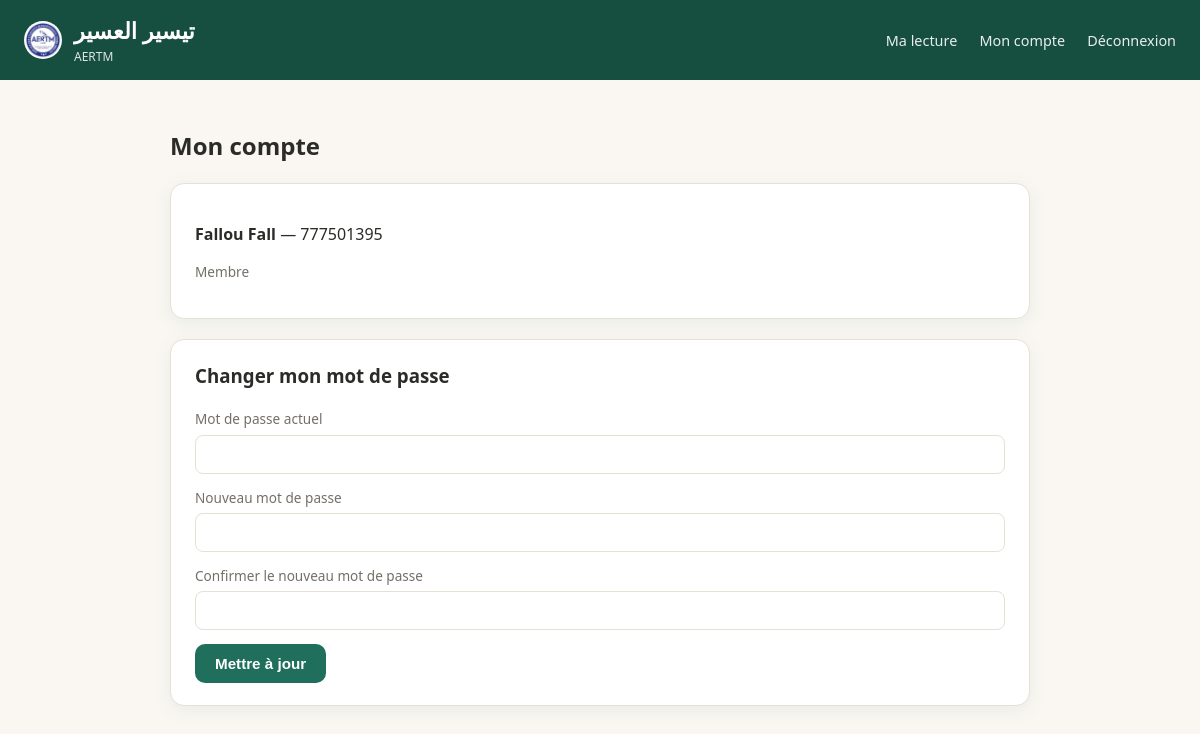
/compte (signed in), run on the app's committed database.
### models.py (models this page shows, shortened)
class Member(db.Model, UserMixin):
    __tablename__ = "members"
    id = db.Column(db.Integer, primary_key=True)
    nom = db.Column(db.String(80), nullable=False)
    prenom = db.Column(db.String(80), nullable=False)
    whatsapp = db.Column(db.String(30), unique=True, nullable=False)
    email = db.Column(db.String(120), nullable=True)
    role = db.Column(db.String(20), nullable=False, default="member")  # "member" | "manager"
    actif = db.Column(db.Boolean, default=True, nullable=False)
    password_hash = db.Column(db.String(255), nullable=False)
    date_ajout = db.Column(db.DateTime, default=datetime.utcnow)
    assignments = db.relationship("Assignment", backref="member", lazy=True)
    confirmations = db.relationship("Confirmation", backref="member", lazy=True)
    reminders = db.relationship("Reminder", backref="member", lazy=True)
    @property
    def is_manager(self) -> bool:
        return self.role == "manager"
    @property
    def full_name(self) -> str:
        return f"{self.prenom} {self.nom}"

### app.py (the view, shortened to what this page needs)
    @app.route("/compte", methods=["GET", "POST"])
    @login_required
    def account():
        return render_template("account.html", config=Config)

### templates/account.html (shortened to what this page needs)
{% extends "base.html" %}
{% block content %}
<h2>Mon compte</h2>
<div class="card">
  <p><strong>{{ current_user.full_name }}</strong> — {{ current_user.whatsapp }}</p>
  <p style="color: var(--color-muted); font-size: 0.85rem;">
    {{ 'Gérant' if current_user.is_manager else 'Membre' }}
  </p>
</div>
<div class="card">
  <h3>Changer mon mot de passe</h3>
  <form method="POST" action="{{ url_for('account') }}">
    <div class="form-group">
      <label for="ancien_mdp">Mot de passe actuel</label>
      <input type="password" id="ancien_mdp" name="ancien_mdp" required>
    </div>
    <div class="form-group">
      <label for="nouveau_mdp">Nouveau mot de passe</label>
      <input type="password" id="nouveau_mdp" name="nouveau_mdp" required>
    </div>
    <div class="form-group">
      <label for="confirmation_mdp">Confirmer le nouveau mot de passe</label>
      <input type="password" id="confirmation_mdp" name="confirmation_mdp" required>
    </div>
    <button type="submit" class="btn">Mettre à jour</button>
  </form>
</div>
{% endblock %}

### static/css/style.css (style rules this page uses)
:root { --color-bg: #faf7f2; --color-surface: #ffffff; --color-primary: #1f6f5c; --color-primary-dark: #164e40; --color-gold: #b8863b; --color-text: #2b2b28; --color-muted: #746f68; --color-border: #e7e0d4; --color-green: #2f9e63; --color-orange: #d98a2b; --color-red: #c94b3f; --color-yellow: #d9b64b; --radius: 14px; --shadow: 0 4px 18px rgba(31, 111, 92, 0.08); font-family: "Segoe UI", "Helvetica Neue", Arial, sans-serif; }
* { box-sizing: border-box; }
body { margin: 0; background: var(--color-bg); color: var(--color-text); line-height: 1.5; }
.card { background: var(--color-surface); border: 1px solid var(--color-border); border-radius: var(--radius); box-shadow: var(--shadow); padding: 22px 24px; margin-bottom: 20px; }
.card h2, .card h3 { margin-top: 0; }
.btn { display: inline-block; border: none; border-radius: 10px; padding: 11px 20px; font-size: 0.95rem; font-weight: 600; cursor: pointer; text-decoration: none; color: #fff; background: var(--color-primary); }
.form-group { margin-bottom: 14px; }
.form-group label { display: block; font-size: 0.85rem; margin-bottom: 5px; color: var(--color-muted); }
.form-group input, .form-group select { width: 100%; padding: 10px 12px; border-radius: 8px; border: 1px solid var(--color-border); font-size: 0.95rem; }

### data on the page
Member: full_name "Fallou Fall", whatsapp "777501395", role "Membre"

### other printed values
{{ config.APP_NAME }} "تيسير العسير"
